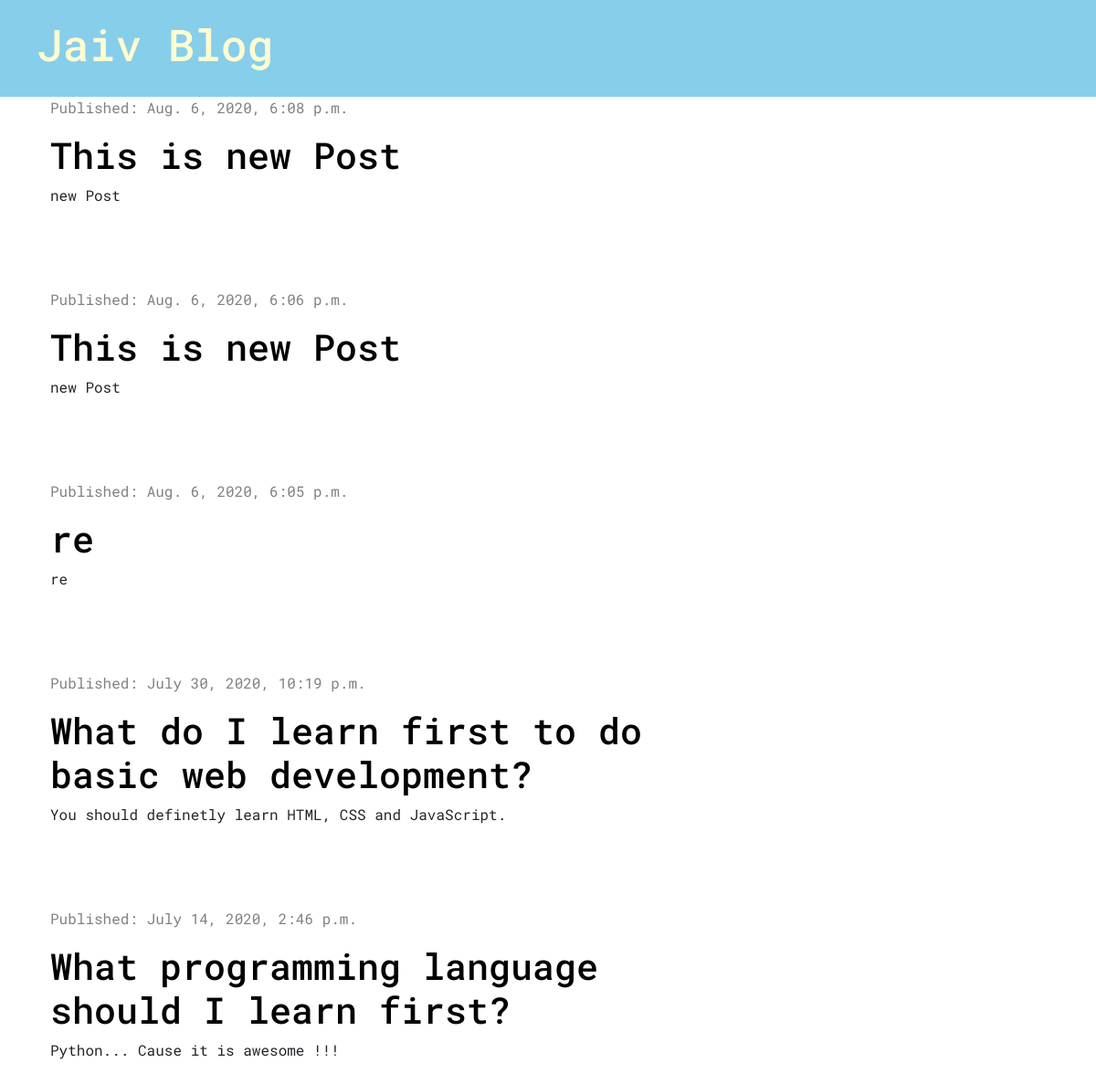
The page / on the database its author committed.
### blog/models.py (models this page shows, shortened)
class Post(models.Model):
    author = models.ForeignKey('auth.User', on_delete=models.CASCADE)
    title = models.CharField(max_length=200)
    text = models.TextField()
    created_date = models.DateTimeField(default=timezone.now)
    published_date = models.DateTimeField(blank=True, null=True)

### blog/views.py (the view)
# urls.py: path('', views.post_list, name='post_list'),
def post_list(request):
    posts = Post.objects.filter(published_date__lte=timezone.now()).order_by('-published_date')
    stuff_for_frontend = {'posts': posts}
    return render(request, 'blog/post_list.html', stuff_for_frontend)

### blog/templates/blog/post_list.html
{% extends 'blog/base.html' %}
    {% block content %}
            {% for post in posts %}
            <div class="post">
                <div class="date">
                    <p>Published: {{ post.published_date}}</p>
                </div>
            <h1><a href="{% url 'post_detail' pk=post.pk %}">{{ post.title }}</a></h1>
            <p>{{ post.text|linebreaksbr }}</p>
            </div>
            {% endfor %}
    {% endblock %}

### blog/static/css/blog.css (style rules this page uses)
h1, h2, h3, h4, p { font-family: "Roboto Mono", "Lucida Grande", "DejaVu Sans", "Bitstream Vera Sans", Verdana, Arial, sans-serif; }
.date { color: grey; }
.post { margin-bottom: 90px; }
.post h1 a { color: #000000; }

### rows shown on the page
Post: published_date "Aug. 6, 2020, 6:08 p.m.", title "This is new Post", text "new Post"
Post: published_date "Aug. 6, 2020, 6:06 p.m.", title "This is new Post", text "new Post"
Post: published_date "Aug. 6, 2020, 6:05 p.m.", title "re", text "re"
Post: published_date "July 30, 2020, 10:19 p.m.", title "What do I learn first to do basic web development?", text "You should definetly learn HTML, CSS and JavaScript."
Post: published_date "July 14, 2020, 2:46 p.m.", title "What programming language should I learn first?", text "Python... Cause it is awesome !!!"
